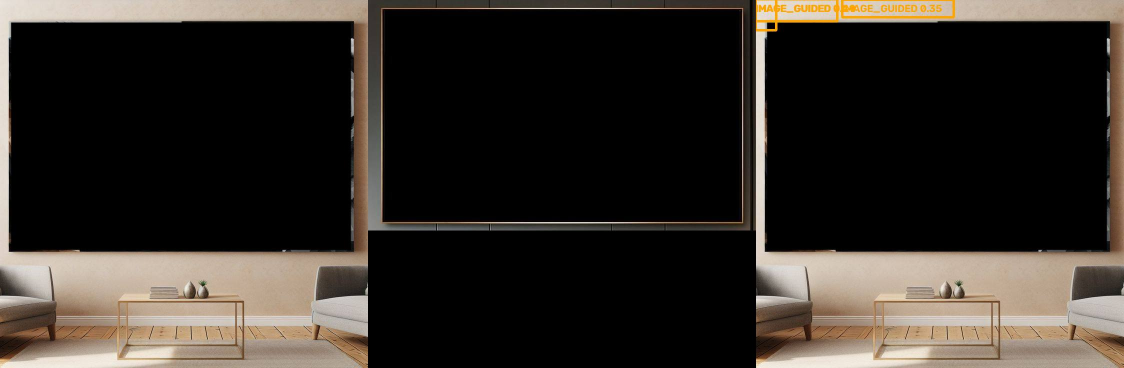
#> input picture research/reference-first-object-geometry-20261024/phase3/image_guided_review/09b528e6d941.jpg, 2248 x 736 px (shown at 1/2 size)
$ python -i sablon_oto_izleyici.py   (imports and definitions only)
#> lines starting #> are read from the running program, lines starting #| are printed output that depends on the picture; after the words box and inside, x2 and y2 are one past the last pixel; in counts of white or black regions, pixels touching at a corner belong together
#> further down, picture is the input picture: shape (736, 2248, 3); mean B, G, R 39.5, 45.2, 50.9
### SABLON_V2_MIMARI/core/db.py
import sqlite3
import json
import os
from pathlib import Path

SOURCE_ROOT = Path(__file__).resolve().parents[2]


def resolve_runtime_root(source_root: Path = SOURCE_ROOT) -> Path:
    override = str(os.environ.get("MOCKUP_RUNTIME_WORKSPACE") or "").strip()
    return (
        Path(override).expanduser().resolve()
        if override
        else source_root.resolve()
    )


RUNTIME_ROOT = resolve_runtime_root()
# Mutable DB belongs to the runtime workspace; code stays in the source checkout.
DB_PATH = os.fspath(RUNTIME_ROOT / "SABLON_V2_MIMARI" / "ayarlar.db")


# [449 lines left out: functions inspect_startup_schema, get_db_connection, _template_uid_has_legacy_unique_constraint, _rebuild_template_profiles_without_uid_unique, migrate_schema, init_db and 6 more, not called in this run]

### 99_SISTEM_MOTORLARI_VE_KODLAR/SISTEM_MOTORU/sablon_oto_izleyici.py
# -*- coding: utf-8 -*-
"""
================================================================================
SABLON OTO İZLEYİCİ (Auto-Template Whitener & Watcher)
================================================================================
'YENI-BOS MOCKUP SABLON HAVUZU' staging klasörünü izler.
Yeni bir şablon geldiğinde:
1. Kullanıcının tek kopyasını koruyarak işleme alır.
2. Kurtarma yedeği + çalışma kopyası oluşturur.
3. Aktif SQLite review veritabanına REVIEW_REQUIRED olarak kaydeder.
4. İnsan onayı olmadan üretime APPROVED geometri vermez.
================================================================================
"""

import os
import sys
import time
import json
import logging
import hashlib
import shutil
import contextlib
import uuid
from pathlib import Path
import numpy as np

# [6 lines not run here, left out]

import cv2
from PIL import Image

# [4 lines not run here, left out]
logger = logging.getLogger("AutoWhitener")

SOURCE_ROOT = Path(__file__).resolve().parent.parent.parent
_runtime_override = str(os.environ.get("MOCKUP_RUNTIME_WORKSPACE") or "").strip()
BASE_DIR = (
    Path(_runtime_override).expanduser().resolve()
    if _runtime_override
    else SOURCE_ROOT.resolve()
)
os.environ["MOCKUP_RUNTIME_WORKSPACE"] = str(BASE_DIR)

SABLON_DIR = BASE_DIR / "2_SABLON_HAVUZU"
YEDEK_DIR = BASE_DIR / "2_SABLON_HAVUZU_ORIJINAL_YEDEK"
STAGING_DIR = BASE_DIR / "YENI-BOS MOCKUP SABLON HAVUZU"
RUNTIME_ENGINE_DIR = BASE_DIR / "99_SISTEM_MOTORLARI_VE_KODLAR" / "SISTEM_MOTORU"
REGISTRY_PATH = RUNTIME_ENGINE_DIR / "logs" / "whitened_registry.json"
STAGING_BLOCK_REGISTRY_PATH = (
    BASE_DIR
    / "SABLON_V2_MIMARI"
    / "recovery"
    / "staging_blocked_files.json"
)

SOURCE_ENGINE_DIR = SOURCE_ROOT / "99_SISTEM_MOTORLARI_VE_KODLAR" / "SISTEM_MOTORU"
SOURCE_ARCH_DIR = SOURCE_ROOT / "SABLON_V2_MIMARI"
sys.path.insert(0, str(SOURCE_ENGINE_DIR))
sys.path.insert(0, str(SOURCE_ARCH_DIR))

from sablon_beyazlatma_motoru import (
    imread_unicode,
    imwrite_unicode,
    whiten_canvas,
    get_polygon_points
)
from core.db import get_all_ayarlar, save_template, delete_template
from core.template_intelligence import TemplateAnalyzer, save_template_profile
from core.template_identity import (
    TemplateIdentityConflictError,
    TemplateNumberConflictError,
    assert_identity_available,
    backfill_registry,
    collect_reserved_numbers,
    find_next_contiguous_free_block,
    reserve_number,
    claim_number_once,
    next_monotonic_number,
    extract_number,
    validate_number_block,
)
# from foreground_ai import ForegroundAIEngine # Gereksiz sistem yükü oluşturduğu için devredışı bırakıldı

FRAMELESS_KEYS = ["01_Wifi_Kutusu", "04_Cam_Dograma", "05_Ocak_Arkasi"]
VALID_EXTS = {".jpg", ".jpeg", ".png", ".webp", ".avif"}
KNOWN_CATEGORIES = {
    "01_Wifi_Kutusu",
    "02_Cam_Tablo_Dikey",
    "02_Cam_Tablo_Yatay",
    "03_Ahsap_Tablo",
    "04_Cam_Dograma",
    "05_Ocak_Arkasi",
}

# [245 lines left out: functions load_registry, save_registry, _load_staging_block_registry, _save_staging_block_registry, _staging_file_signature, _mark_staging_blocked and 7 more, not called in this run]


def detect_frame_auto(img_cv: np.ndarray) -> dict:
    """
    Yeni eklenen görselin çerçeve alanını SAM 2.1 (Sıfır Eğitim) ile otomatik tespit eder.
    """
    h, w = img_cv.shape[:2]
#> h = 736; w = 2248
    cx, cy = int(w * 0.5), int(h * 0.5)
#> cx = 1124; cy = 368

    # 1. SAM 2.1 ZERO-SHOT TESPIT (EGER SAM CALISMAZSA VEYA HATA ALIRSA OPENCV FALLBACK)
    # GEREKSIZ YUK NEDENIYLE DEVRE DISI BIRAKILDI (Kullanici zaten arayuzden 4 koseyi elle seciyor)
    '''
    try:
        logger.info("SAM 2.1 (Zero-Shot AI) ile çerçeve tespiti başlatılıyor...")
        engine = ForegroundAIEngine.get_instance()
        # Merkeze sanal tiklama yaparak maskeyi cikariyoruz
        sam_mask = engine.segment_point(img_cv, (cx, cy))

        if sam_mask is not None:
            # Maskeden koseleri bul
            contours, _ = cv2.findContours(sam_mask, cv2.RETR_EXTERNAL, cv2.CHAIN_APPROX_SIMPLE)
            if contours:
                largest_cnt = max(contours, key=cv2.contourArea)
                peri = cv2.arcLength(largest_cnt, True)
                approx = cv2.approxPolyDP(largest_cnt, 0.04 * peri, True)

                # Eger 4 kose degilse convex hull ve bounding box zorlamasi (dikdortgen cerceve icin)
                if len(approx) != 4:
                    rect = cv2.minAreaRect(largest_cnt)
                    box = cv2.boxPoints(rect)
                    approx = np.int32(box)
                else:
                    approx = approx.reshape(4, 2)

                pts = approx.tolist()
                pts.sort(key=lambda p: (p[1], p[0]))
                top_pts = sorted(pts[:2], key=lambda p: p[0])
                bottom_pts = sorted(pts[2:], key=lambda p: p[0], reverse=True)
                sorted_pts = [top_pts[0], top_pts[1], bottom_pts[0], bottom_pts[1]]

                logger.info("✅ SAM 2.1 Çerçeveyi Kusursuz Buldu!")
                return {"tip": "perspektif", "koseler": sorted_pts, "supheli": False}
    except Exception as e:
        logger.warning(f"SAM 2.1 Tespiti Başarısız Oldu, geleneksel yönteme dönülüyor: {e}")
    '''

    # 2. ESKI GELENEKSEL OPENCV FALLBACK (EGER SAM 2.1 COKER VEYA CALISMAZSA)
    logger.info("OpenCV Geleneksel Çerçeve Tespiti deneniyor...")
    gray = cv2.cvtColor(img_cv, cv2.COLOR_BGR2GRAY)
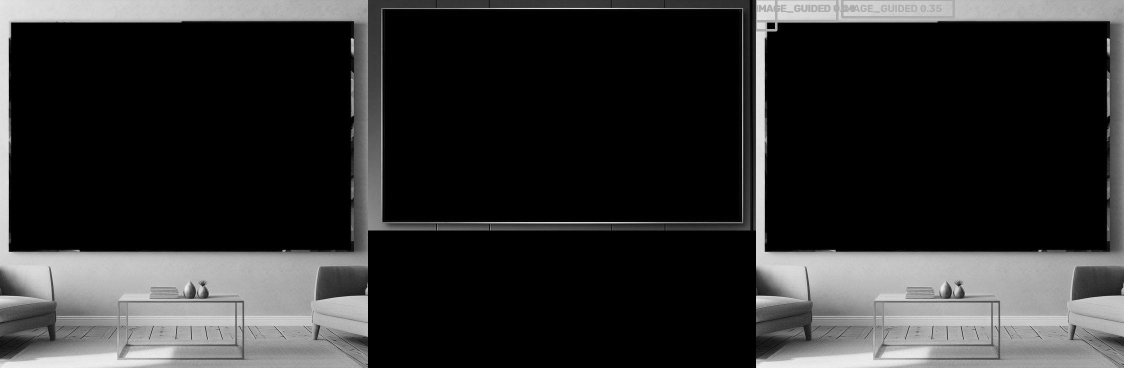
#> gray: shape (736, 2248) (shown at 1/2 size); min 0, max 254, mean 46.3
    blurred = cv2.GaussianBlur(gray, (5, 5), 0)
    edges = cv2.Canny(blurred, 50, 150)
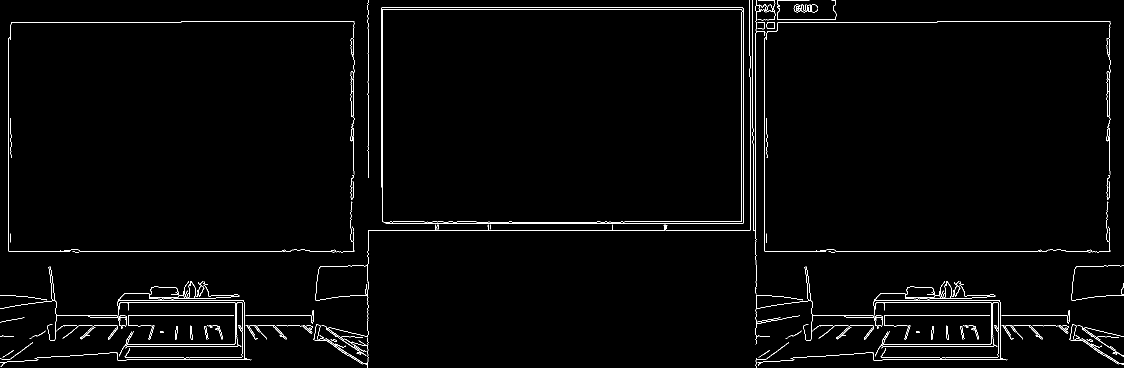
#> edges: shape (736, 2248) (shown at 1/2 size); 1.7% white in thin lines or dots

    contours, _ = cv2.findContours(edges, cv2.RETR_LIST, cv2.CHAIN_APPROX_SIMPLE)
#> contours = 170 contours, 102 with area under 20; largest, box (x1, y1, x2, y2) and area: (764, 18, 1485, 445) 305495, (764, 18, 1485, 445) 305493, (1609, 533, 1622, 602) 274, (97, 533, 110, 602) 274, (1609, 533, 1622, 602) 270
    best_poly = None
    max_area = 0
    img_area = w * h
#> img_area = 1654528

    for cnt in contours:
        area = cv2.contourArea(cnt)
        if 0.05 * img_area < area < 0.85 * img_area:
            peri = cv2.arcLength(cnt, True)
            approx = cv2.approxPolyDP(cnt, 0.03 * peri, True)
            if len(approx) == 4 and area > max_area:
                max_area = area
                best_poly = approx
#> this loop made 170 passes
#> (area, peri, max_area, best_poly) on passes 157 to 158: (305493, 2296.9, 305493, [[765, 19], [1482, 18], [1483, 442], [767, 444]]), (305495, 2299.3, 305495, [[765, 18], [765, 443], [1483, 443], [1483, 18]])
#> area on passes 11, 12, 14, 16, 17, 18: 30.5, 29.5, 24.5, 24.5, 45.5, 45.5
#> after the loop, max_area = 305495

    if best_poly is not None:
        pts = best_poly.reshape(4, 2).tolist()
#> pts = [[765, 18], [765, 443], [1483, 443], [1483, 18]]
        # Saat yönünde sırala
        pts.sort(key=lambda p: (p[1], p[0]))
        top_pts = sorted(pts[:2], key=lambda p: p[0])
#> top_pts = [[765, 18], [1483, 18]]
        bottom_pts = sorted(pts[2:], key=lambda p: p[0], reverse=True)
#> bottom_pts = [[1483, 443], [765, 443]]
        sorted_pts = [top_pts[0], top_pts[1], bottom_pts[0], bottom_pts[1]]
#> sorted_pts = [[765, 18], [1483, 18], [1483, 443], [765, 443]]

        # Güven Puanı Kontrolü (Area < 15%)
        is_supheli = bool(max_area < (img_area * 0.15))
#> is_supheli = False
        return {"tip": "perspektif", "koseler": sorted_pts, "supheli": is_supheli}

    # Standart merkez dikdörtgeni (Varsayılan güvenli alan - ŞÜPHELİ)
    cx, cy = int(w * 0.25), int(h * 0.20)
    cw, ch = int(w * 0.50), int(h * 0.60)
    return {"tip": "duz", "x": cx, "y": cy, "w": cw, "h": ch, "supheli": True}

# [281 lines left out: functions _write_png_atomic, _sha256_file, analyze_new_template_once, recover_stale_processing_files, _restore_processing_file, _exclusive_intake_lock, not called in this run]


def _staging_write_authorized() -> bool:
    return os.environ.get("MOCKUP_STAGING_IMPORT_APPROVED") == "I_REVIEWED_AND_APPROVED_STAGING_IMPORT"


# [493 lines left out: functions process_from_staging, _process_from_staging_locked, run_watcher, not called in this run]

# [16 lines not run here, left out]

>>> import cv2
>>> picture = cv2.imread('../../research/reference-first-object-geometry-20261024/phase3/image_guided_review/09b528e6d941.jpg')
>>> result = detect_frame_auto(picture)
#> result = {'tip': 'perspektif', 'koseler': [[765, 18], [1483, 18], [1483, 443], [765, 443]], 'supheli': False}

$ run again, on research/reference-first-object-geometry-20261024/phase3/image_guided_review/1f53e64e4b53.jpg
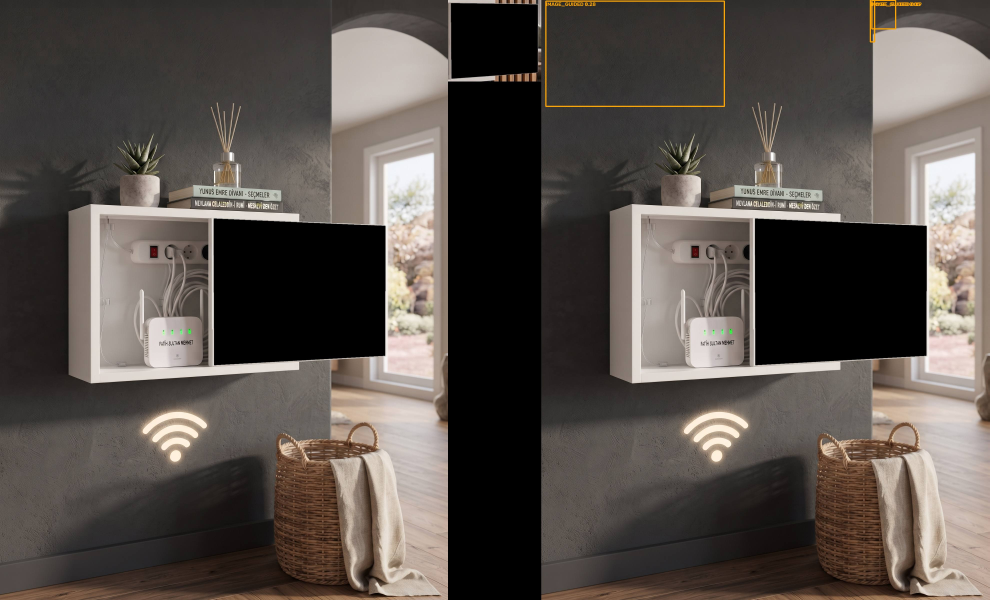
#> input picture research/reference-first-object-geometry-20261024/phase3/image_guided_review/1f53e64e4b53.jpg, 3957 x 2400 px (shown at 1/4 size)
#> picture is the input picture: shape (2400, 3957, 3); mean B, G, R 75.5, 80.8, 88.2
#> in detect_frame_auto, `gray = cv2.cvtColor(img_cv, cv2.COLOR_BGR2GRAY)`:
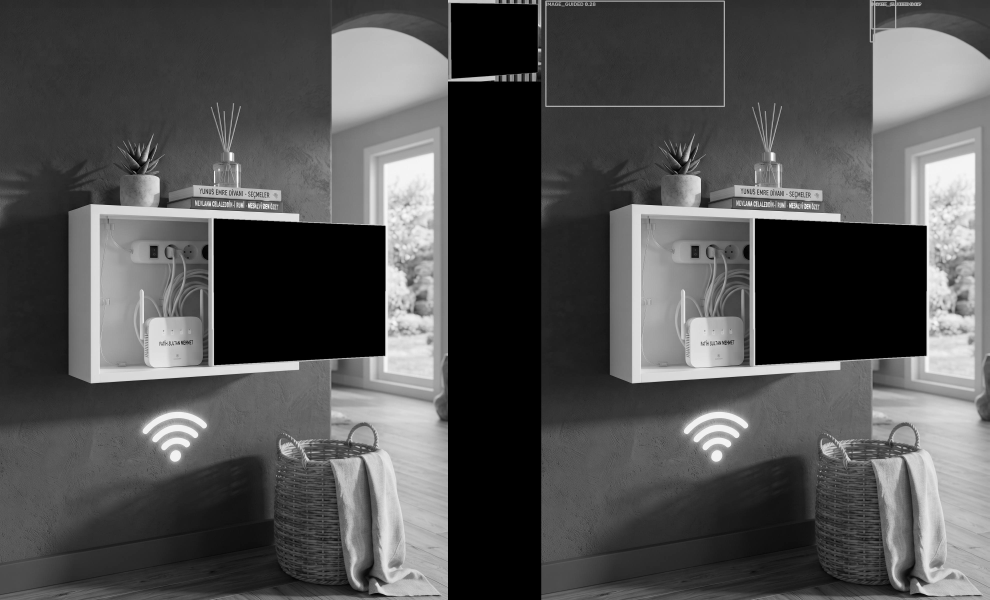
#> gray: shape (2400, 3957) (shown at 1/4 size); min 0, max 255, mean 82.4
#> in detect_frame_auto, `edges = cv2.Canny(blurred, 50, 150)`:
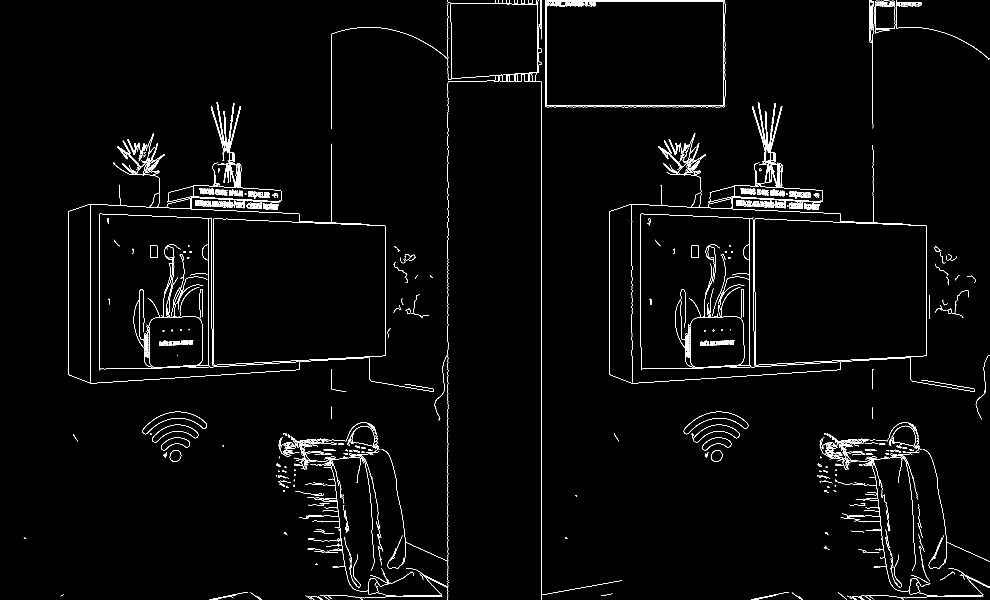
#> edges: shape (2400, 3957) (shown at 1/4 size); 1.2% white in thin lines or dots
#> contours = 1176 contours, 728 with area under 20; largest, box (x1, y1, x2, y2) and area: (854, 873, 1543, 1461) 379930, (854, 873, 1543, 1461) 379927, (3019, 873, 3708, 1461) 379922, (3019, 873, 3708, 1461) 379918, (2180, 2, 2901, 429) 305822
#> the loop in detect_frame_auto, `for cnt in contours:` made 1176 passes
#> area on passes 22 to 24: 23.5, 23.5, 24
#> after the loop in detect_frame_auto, `for cnt in contours:`: max_area = 0
#> result = {'tip': 'duz', 'x': 989, 'y': 480, 'w': 1978, 'h': 1440, 'supheli': True}

$ run again, on research/reference-first-object-geometry-20261024/phase3/image_guided_review/2914ce107054.jpg
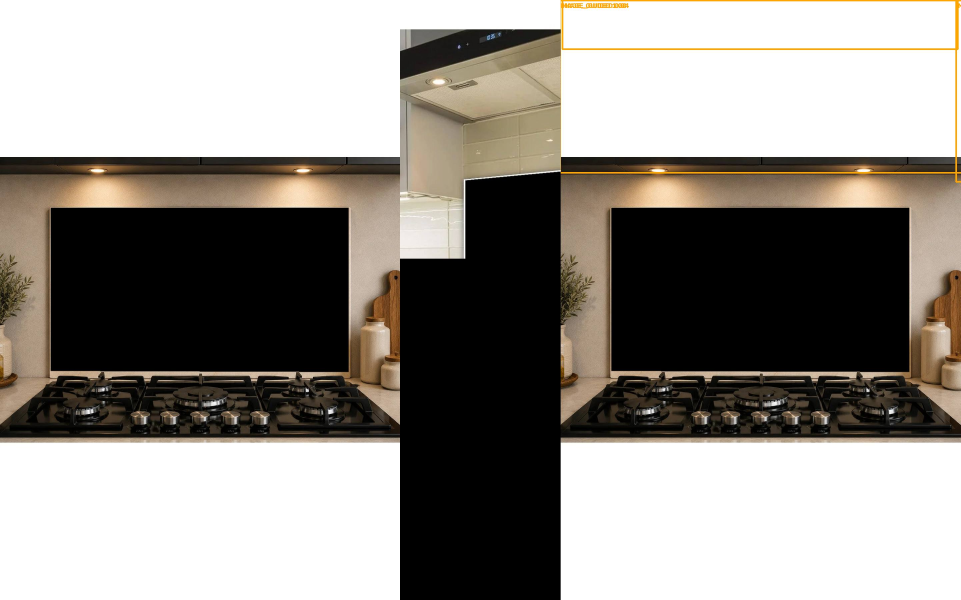
#> input picture research/reference-first-object-geometry-20261024/phase3/image_guided_review/2914ce107054.jpg, 2882 x 1800 px (shown at 1/3 size)
#> picture is the input picture: shape (1800, 2882, 3); mean B, G, R 136.3, 142.1, 146.7
#> in detect_frame_auto, `gray = cv2.cvtColor(img_cv, cv2.COLOR_BGR2GRAY)`:
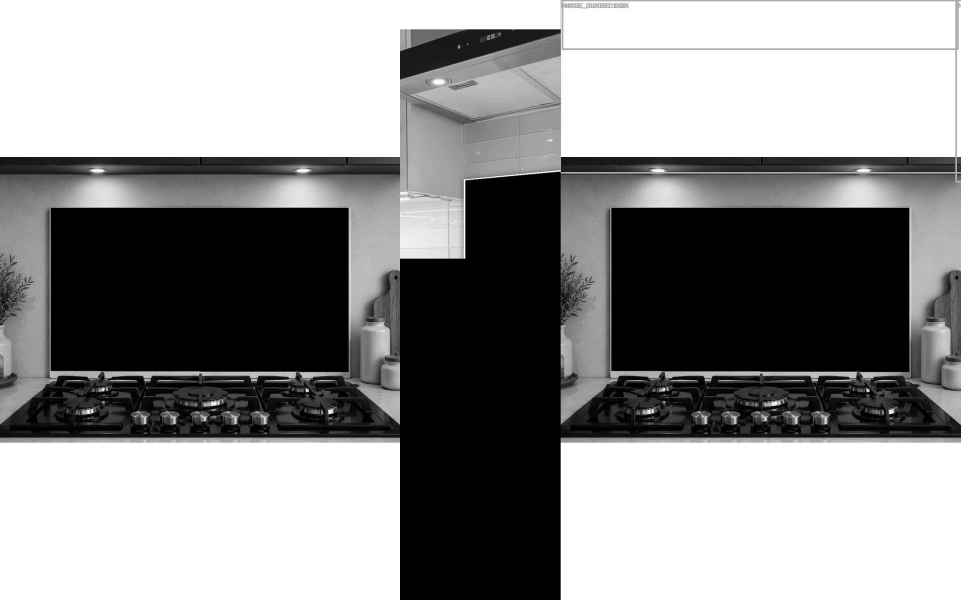
#> gray: shape (1800, 2882) (shown at 1/3 size); min 0, max 255, mean 142.8
#> in detect_frame_auto, `edges = cv2.Canny(blurred, 50, 150)`:
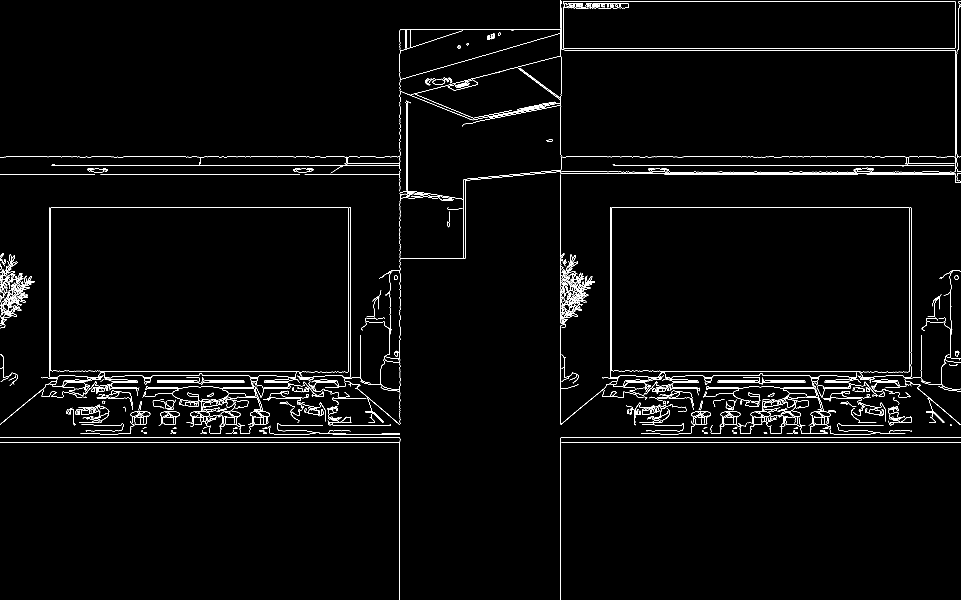
#> edges: shape (1800, 2882) (shown at 1/3 size); 1.6% white in thin lines or dots
#> contours = 716 contours, 489 with area under 20; largest, box (x1, y1, x2, y2) and area: (1834, 622, 2729, 1117) 438982, (1834, 622, 2729, 1117) 438980, (1690, 3, 2866, 145) 1402, (1790, 9, 1887, 25) 1314, (2339, 1159, 2491, 1280) 1262
#> the loop in detect_frame_auto, `for cnt in contours:` made 716 passes
#> (area, peri, max_area, best_poly) on passes 599 to 600: (438979.5, 2891, 438979.5, [[1834, 624], [2726, 623], [2727, 1114], [1835, 1112]]), (438981.5, 2896.2, 438981.5, [[1834, 623], [1834, 1112], [2727, 1115], [2727, 623]])
#> after the loop in detect_frame_auto, `for cnt in contours:`: max_area = 438981.5
#> pts = [[1834, 623], [1834, 1112], [2727, 1115], [2727, 623]]
#> top_pts = [[1834, 623], [2727, 623]]
#> bottom_pts = [[2727, 1115], [1834, 1112]]
#> sorted_pts = [[1834, 623], [2727, 623], [2727, 1115], [1834, 1112]]
#> is_supheli = True
#> result = {'tip': 'perspektif', 'koseler': [[1834, 623], [2727, 623], [2727, 1115], [1834, 1112]], 'supheli': True}
